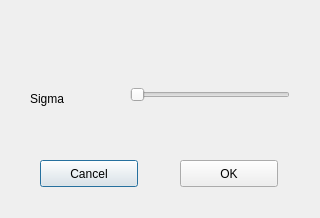
<?xml version="1.0" encoding="UTF-8"?>
<ui version="4.0">
 <class>gauss_parameter</class>
 <widget class="QDialog" name="gauss_parameter">
  <property name="geometry">
   <rect>
    <x>0</x>
    <y>0</y>
    <width>320</width>
    <height>218</height>
   </rect>
  </property>
  <property name="windowTitle">
   <string>Dialog</string>
  </property>
  <widget class="QLabel" name="label">
   <property name="geometry">
    <rect>
     <x>30</x>
     <y>90</y>
     <width>66</width>
     <height>17</height>
    </rect>
   </property>
   <property name="text">
    <string>Sigma</string>
   </property>
  </widget>
  <widget class="QSlider" name="horizontalSlider">
   <property name="geometry">
    <rect>
     <x>130</x>
     <y>80</y>
     <width>160</width>
     <height>29</height>
    </rect>
   </property>
   <property name="orientation">
    <enum>Qt::Horizontal</enum>
   </property>
  </widget>
  <widget class="QLabel" name="sigma_value">
   <property name="geometry">
    <rect>
     <x>180</x>
     <y>110</y>
     <width>66</width>
     <height>17</height>
    </rect>
   </property>
   <property name="text">
    <string/>
   </property>
  </widget>
  <widget class="QPushButton" name="cancel_button">
   <property name="geometry">
    <rect>
     <x>40</x>
     <y>160</y>
     <width>98</width>
     <height>27</height>
    </rect>
   </property>
   <property name="text">
    <string>Cancel</string>
   </property>
  </widget>
  <widget class="QPushButton" name="ok_button">
   <property name="geometry">
    <rect>
     <x>180</x>
     <y>160</y>
     <width>98</width>
     <height>27</height>
    </rect>
   </property>
   <property name="text">
    <string>OK</string>
   </property>
  </widget>
 </widget>
 <resources/>
 <connections/>
</ui>
